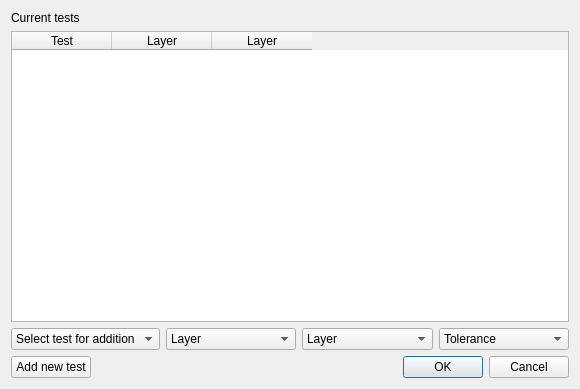
<?xml version="1.0" encoding="UTF-8"?>
<ui version="4.0">
 <class>rulesDialog</class>
 <widget class="QDialog" name="rulesDialog">
  <property name="geometry">
   <rect>
    <x>0</x>
    <y>0</y>
    <width>580</width>
    <height>389</height>
   </rect>
  </property>
  <property name="windowTitle">
   <string>Test settings</string>
  </property>
  <layout class="QGridLayout" name="gridLayout">
   <item row="0" column="0">
    <layout class="QVBoxLayout" name="verticalLayout">
     <item>
      <widget class="QLabel" name="label">
       <property name="text">
        <string>Current tests</string>
       </property>
      </widget>
     </item>
     <item>
      <widget class="QTableWidget" name="tableWidget">
       <column>
        <property name="text">
         <string>Test</string>
        </property>
       </column>
       <column>
        <property name="text">
         <string>Layer</string>
        </property>
       </column>
       <column>
        <property name="text">
         <string>Layer</string>
        </property>
       </column>
      </widget>
     </item>
     <item>
      <layout class="QHBoxLayout" name="horizontalLayout">
       <item>
        <widget class="QComboBox" name="comboBox">
         <property name="sizeAdjustPolicy">
          <enum>QComboBox::AdjustToContents</enum>
         </property>
         <item>
          <property name="text">
           <string>Select test for addition</string>
          </property>
         </item>
        </widget>
       </item>
       <item>
        <widget class="QComboBox" name="comboBox_2">
         <property name="sizeAdjustPolicy">
          <enum>QComboBox::AdjustToContents</enum>
         </property>
         <item>
          <property name="text">
           <string>Layer</string>
          </property>
         </item>
        </widget>
       </item>
       <item>
        <widget class="QComboBox" name="comboBox_3">
         <property name="sizeAdjustPolicy">
          <enum>QComboBox::AdjustToContents</enum>
         </property>
         <item>
          <property name="text">
           <string>Layer</string>
          </property>
         </item>
        </widget>
       </item>
       <item>
        <widget class="QComboBox" name="comboBox_4">
         <property name="sizeAdjustPolicy">
          <enum>QComboBox::AdjustToContents</enum>
         </property>
         <item>
          <property name="text">
           <string>Tolerance</string>
          </property>
         </item>
        </widget>
       </item>
      </layout>
     </item>
     <item>
      <layout class="QHBoxLayout" name="horizontalLayout_2">
       <item>
        <widget class="QPushButton" name="pushButton">
         <property name="text">
          <string>Add new test</string>
         </property>
        </widget>
       </item>
       <item>
        <spacer name="horizontalSpacer">
         <property name="orientation">
          <enum>Qt::Horizontal</enum>
         </property>
         <property name="sizeHint" stdset="0">
          <size>
           <width>198</width>
           <height>20</height>
          </size>
         </property>
        </spacer>
       </item>
       <item>
        <widget class="QDialogButtonBox" name="buttonBox">
         <property name="orientation">
          <enum>Qt::Horizontal</enum>
         </property>
         <property name="standardButtons">
          <set>QDialogButtonBox::Cancel|QDialogButtonBox::Ok</set>
         </property>
        </widget>
       </item>
      </layout>
     </item>
    </layout>
   </item>
  </layout>
 </widget>
 <resources/>
 <connections/>
</ui>
